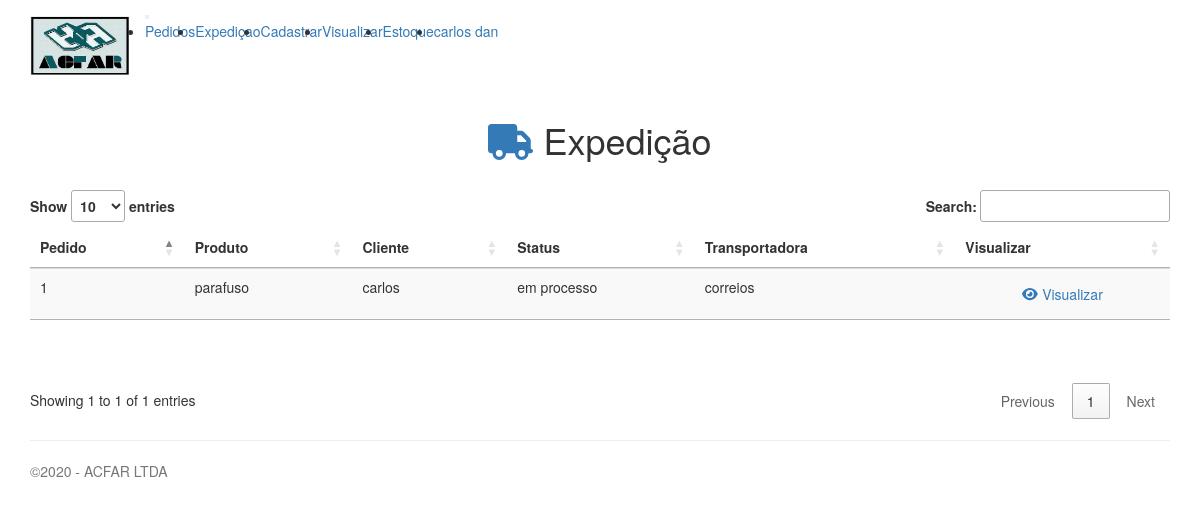
/expedicao/index.php (signed in), run on the app's committed database.
### tables this page shows
CREATE TABLE IF NOT EXISTS `log_pedidos` (
  `id` int(11) NOT NULL,
  `id_vendedor` int(11) DEFAULT NULL,
  `id_cadastro` int(11) DEFAULT NULL,
  `id_produto` int(11) NOT NULL,
  `quantidade` int(11) DEFAULT NULL,
  `transportadora` varchar(50) DEFAULT NULL,
  `valor` float DEFAULT NULL,
  `data_pedido` datetime DEFAULT NULL,
  `data_finalizado` datetime DEFAULT NULL,
  `prioridade` varchar(50) DEFAULT NULL,
  `estatus` varchar(12) DEFAULT NULL,
  PRIMARY KEY (`id`),
  KEY `id_vendedor` (`id_vendedor`),
  KEY `id_produto` (`id_produto`),
  KEY `id_cadastro` (`id_cadastro`)
);

CREATE TABLE IF NOT EXISTS `produtos` (
  `id` int(11) NOT NULL AUTO_INCREMENT,
  `id_usuario` int(11) DEFAULT NULL,
  `nome` varchar(70) DEFAULT NULL,
  `quantidade` int(11) DEFAULT NULL,
  `descricao` varchar(70) DEFAULT NULL,
  `preco` double DEFAULT NULL,
  `marca` varchar(45) DEFAULT NULL,
  `criado` datetime DEFAULT NULL,
  `modificado` datetime DEFAULT NULL,
  `entrada_merdoria` datetime DEFAULT NULL,
  PRIMARY KEY (`id`),
  KEY `id_usuario` (`id_usuario`)
);

CREATE TABLE IF NOT EXISTS `cadastros` (
  `id` int(11) NOT NULL AUTO_INCREMENT,
  `nome` varchar(50) DEFAULT NULL,
  `sobrenome` varchar(45) DEFAULT NULL,
  `endereco` varchar(70) DEFAULT NULL,
  `cidade` varchar(45) DEFAULT NULL,
  `bairro` varchar(45) DEFAULT NULL,
  `numero` int(11) DEFAULT NULL,
  `estado` varchar(45) DEFAULT NULL,
  `cep` varchar(9) DEFAULT NULL,
  `criado` datetime DEFAULT NULL,
  `modificado` datetime DEFAULT NULL,
  PRIMARY KEY (`id`)
);

### expedicao/functions.php (called while the page is built, shortened)
<?php
function index()
{
    $expedicoes = find_all('log_pedidos');
}
function find_all($table)
{
    return find($table);
}
function find($table = null, $id = null)
{
    $link = open_database();
    $found = null;
    try {
        if ($id) {
            $sql = "SELECT * FROM " . $table . " WHERE id = " . $id;
            $exec = $link->query($sql);
            if ($exec->num_rows > 0) {
                $found = $exec->fetch_assoc();
            }
        } else {
            $sql = "SELECT * FROM " . $table;
            $exec = $link->query($sql);
            if ($exec->num_rows > 0) {
                $found = $exec->fetch_all(MYSQLI_ASSOC);
            }
        }
    } catch (Exception $e) {
        $_SESSION['message'] = $e->getMessage();
        $_SESSION['type'] = 'danger';
    }
    return $found;
}

### produto/functions.php (called while the page is built, shortened)
<?php
function find($table = null, $id = null)
{
    $link = open_database();
    $found = null;
    try {
        if ($id) {
            $sql = "SELECT * FROM " . $table . " WHERE id = " . $id;
            $exec = $link->query($sql);
            if ($exec->num_rows > 0) {
                $found = $exec->fetch_assoc();
            }
        } else {
            $sql = "SELECT * FROM " . $table;
            $exec = $link->query($sql);
            if ($exec->num_rows > 0) {
                $found = $exec->fetch_all(MYSQLI_ASSOC);
            }
        }
    } catch (Exception $e) {
        $_SESSION['message'] = $e->getMessage();
        $_SESSION['type'] = 'danger';
    }
    return $found;
}
function view($id){
    $produto = find('produtos',$id);
}
?>

### cadastro/functions.php (called while the page is built, shortened)
<?php
function find($table = null, $id = null)
{
    $link = open_database();
    $found = null;
    try {
        if ($id) {
            $sql = "SELECT * FROM " . $table . " WHERE id = " . $id;
            $exec = $link->query($sql);
            if ($exec->num_rows > 0) {
                $found = $exec->fetch_assoc();
            }
        } else {
            $sql = "SELECT * FROM " . $table;
            $exec = $link->query($sql);
            if ($exec->num_rows > 0) {
                $found = $exec->fetch_all(MYSQLI_ASSOC);
            }
        }
    } catch (Exception $e) {
        $_SESSION['message'] = $e->getMessage();
        $_SESSION['type'] = 'danger';
    }
    return $found;
}
function view($id){
    $cadastro = find('cadastros',$id);
}
?>

### expedicao/index.php (the view, shortened to what this page needs)
<?php
require_once 'functions.php';
require_once '../cadastro/functions.php';
require_once '../produto/functions.php';
\Expedicao\index();
?>
    <div class="container" style="margin-top: 30px">
        <div class="row">
            <div class="col-12 text-center my-4">
                <h1 class="display-4"><i class="fas fa-truck text-primary" aria-hidden="true"></i>
                    Expedição
                </h1>
            </div>
            <div class="col-lg-12" style="margin-top: 20px">
                <table class="table table-hover table-striped" id="saldoAtual" style="margin-bottom: 60px">
                    <thead class="bg-gradient-primary">
                    <tr>
                        <th>Pedido</th>
                        <th>Produto</th>
                        <th>Cliente</th>
                        <th>Status</th>
                        <th>Transportadora</th>
                        <th class="text-center">Visualizar</th>
                    </tr>
                    </thead>
                    <tbody>
                    <?php
                    if ($expedicoes) {
                        foreach ($expedicoes as $expedicao) {
                            ?>
                            <tr>
                                <td><?php echo $expedicao['id']; ?></td>
                                <td><?php
                                    \Produtos\view($expedicao['id_produto']);
                                    echo $produto['nome'];
                                    ?>
                                </td>
                                <td><?php
                                    \Clientes\view($expedicao['id_cadastro']);
                                    echo $cadastro['nome'];
                                    ?>
                                </td>
                                <td><?php
                                    echo $expedicao['estatus'];
                                    ?>
                                </td>
                                <td><?php
                                    echo $expedicao['transportadora'];
                                    ?>
                                </td>
                                <td class="text-center">
                                    <a href="view.php?id=<?php echo $expedicao['id']; ?>" class="btn btn-outline-dark">
                                        <i class="fas fa-eye"></i> Visualizar</a>
                                </td>
                            </tr>
                            <?php
                        }
                    } else {
                        ?>
                        <tr>
                            <td colspan="4">Nenhum registro encontrado.</td>
                        </tr>
                        <?php
                    }
                    ?>
                    </tbody>
                </table>
            </div>
        </div>
    </div>

### css/estile.css (style rules this page uses)
* { margin: 0; padding: 0; }

### data on the page
log_pedidos: id "1", id_produto.nome "parafuso", id_cadastro.nome "carlos", estatus "em processo", transportadora "correios"

### other printed values
$_SESSION['usuario'] "carlos dan"
